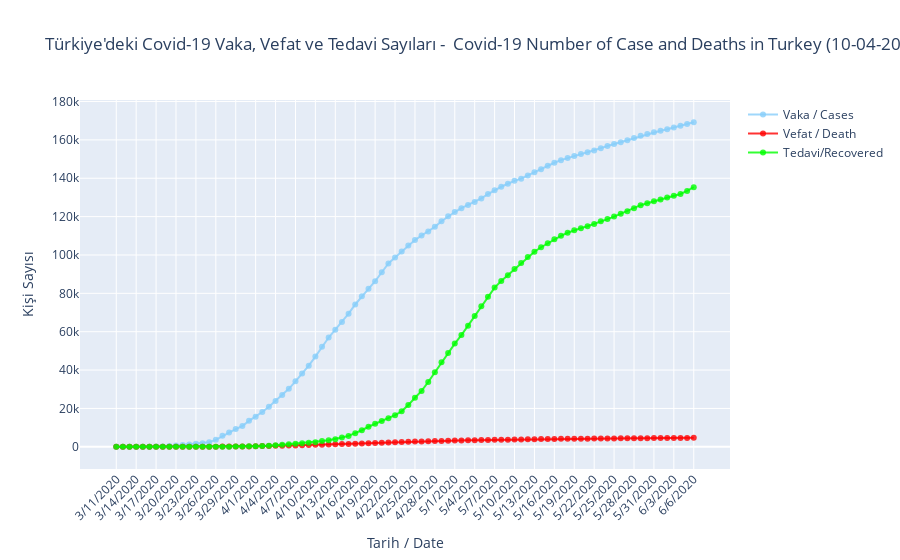

Notebook cell for this chart:
### Code cell
vaka = go.Scatter(x = data.Tarih,
                    y = data.Vaka,
                    mode = "lines+markers",
                    name = "Vaka / Cases",
                    marker = dict(color = 'rgba(135, 206, 250, 0.8)'),
                    text= data.Vaka
                   )
olum = go.Scatter(x = data.Tarih,
                    y = data.Vefat,
                    mode = "lines+markers",
                    name = "Vefat / Death",
                    marker = dict(color = 'rgba(255, 0, 0, 0.8)'),
                    text= data.Vefat
                   )
taburcu = go.Scatter(x = data.Tarih,
                    y = data.Tedavi_Edilen,
                    mode = "lines+markers",
                    name = "Tedavi/Recovered",
                    marker = dict(color = 'rgba(0, 255, 0, 0.8)'),
                    text= data.Tedavi_Edilen
                   )
data2 = [vaka, olum, taburcu]
layout = dict(title = "Türkiye'deki Covid-19 Vaka, Vefat ve Tedavi Sayıları -  Covid-19 Number of Case and Deaths in Turkey (10-04-2020)", 
              xaxis= dict(title= 'Tarih / Date'), yaxis= dict(title= 'Kişi Sayısı'), xaxis_tickangle=-45)
fig = dict(data = data2, layout = layout)
iplot(fig)
